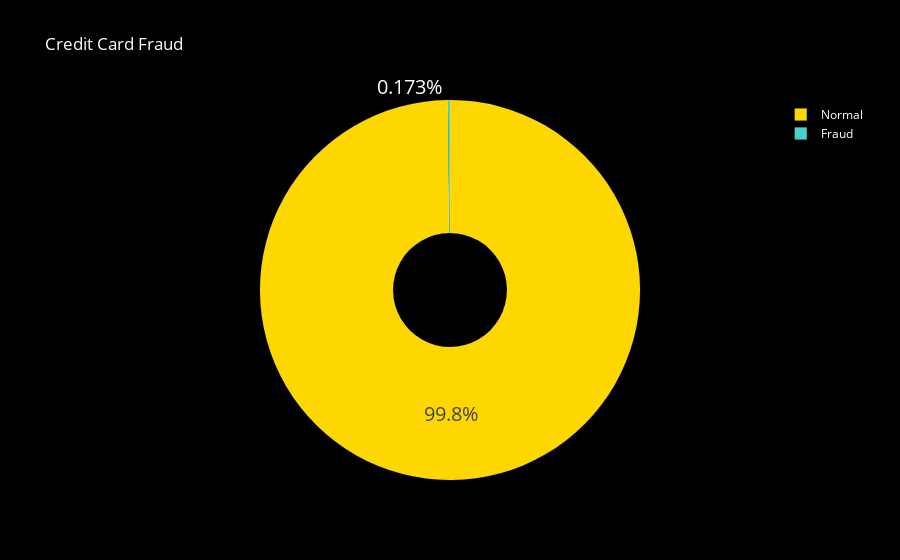

The cell this chart's notebook holds for it:
### Code cell
colors = ['gold', 'mediumturquoise']
labels = ['Normal','Fraud']
values = df['Class'].value_counts()/df['Class'].shape[0]
fig = go.Figure(data=[go.Pie(labels = labels,
                             values=values,hole=.3)])
fig.update_traces(hoverinfo='label+percent', textinfo='percent', textfont_size=20,
                  marker=dict(colors=colors, line=dict(color='white', width=0.1)))
fig.update_layout(
    title_text="Credit Card Fraud",
    title_font_color="white",
    legend_title_font_color="yellow",
    paper_bgcolor="black",
    plot_bgcolor='black',
    font_color="white",
)
fig.show()

### Figure 1 — Plotly figure (JSON) as saved in the notebook; plotly's stock layout.template omitted (floating-point values rounded to 4 significant figures)
{"data": [{"hole": 0.3, "hoverinfo": "label+percent", "labels": ["Normal", "Fraud"], "marker": {"colors": ["gold", "mediumturquoise"], "line": {"color": "white", "width": 0.1}}, "textfont": {"size": 20}, "textinfo": "percent", "type": "pie", "values": [0.9983, 0.001727]}], "layout": {"font": {"color": "white"}, "legend": {"title": {"font": {"color": "yellow"}}}, "paper_bgcolor": "black", "plot_bgcolor": "black", "title": {"font": {"color": "white"}, "text": "Credit Card Fraud"}}}
